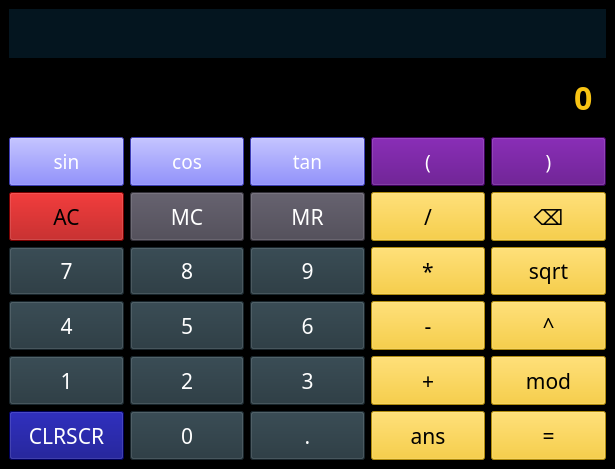
<?xml version="1.0" encoding="UTF-8"?>
<ui version="4.0">
 <class>Calculator</class>
 <widget class="QMainWindow" name="Calculator">
  <property name="geometry">
   <rect>
    <x>0</x>
    <y>0</y>
    <width>615</width>
    <height>469</height>
   </rect>
  </property>
  <property name="windowTitle">
   <string>Calculator</string>
  </property>
  <property name="styleSheet">
   <string notr="true"/>
  </property>
  <widget class="QWidget" name="centralwidget">
   <property name="styleSheet">
    <string notr="true">QWidget {
	background: #000000
}</string>
   </property>
   <layout class="QGridLayout" name="gridLayout">
    <item row="7" column="1">
     <widget class="QPushButton" name="digBtn5">
      <property name="sizePolicy">
       <sizepolicy hsizetype="Preferred" vsizetype="Preferred">
        <horstretch>0</horstretch>
        <verstretch>0</verstretch>
       </sizepolicy>
      </property>
      <property name="font">
       <font>
        <family>Raleway Medium</family>
        <pointsize>16</pointsize>
        <weight>50</weight>
        <bold>false</bold>
       </font>
      </property>
      <property name="styleSheet">
       <string notr="true">QPushButton {
	background-color: #22333B;
	color: #ffffff;
	padding: 5px;
}</string>
      </property>
      <property name="text">
       <string>5</string>
      </property>
     </widget>
    </item>
    <item row="5" column="1">
     <widget class="QPushButton" name="mcBtn">
      <property name="sizePolicy">
       <sizepolicy hsizetype="Preferred" vsizetype="Preferred">
        <horstretch>0</horstretch>
        <verstretch>0</verstretch>
       </sizepolicy>
      </property>
      <property name="font">
       <font>
        <family>Raleway Medium</family>
        <pointsize>16</pointsize>
        <weight>50</weight>
        <bold>false</bold>
       </font>
      </property>
      <property name="styleSheet">
       <string notr="true">QPushButton {
	background-color: #474350;
	color: #ffffff;
	padding: 5px;
}</string>
      </property>
      <property name="text">
       <string>MC</string>
      </property>
     </widget>
    </item>
    <item row="3" column="1">
     <widget class="QPushButton" name="cosBtn">
      <property name="sizePolicy">
       <sizepolicy hsizetype="Preferred" vsizetype="Preferred">
        <horstretch>0</horstretch>
        <verstretch>0</verstretch>
       </sizepolicy>
      </property>
      <property name="font">
       <font>
        <family>Raleway Medium</family>
        <pointsize>14</pointsize>
       </font>
      </property>
      <property name="styleSheet">
       <string notr="true">QPushButton {
	background: rgb(85, 85, 255);
	color: #ffffff;
}</string>
      </property>
      <property name="text">
       <string>cos</string>
      </property>
     </widget>
    </item>
    <item row="8" column="2">
     <widget class="QPushButton" name="digBtn3">
      <property name="sizePolicy">
       <sizepolicy hsizetype="Preferred" vsizetype="Preferred">
        <horstretch>0</horstretch>
        <verstretch>0</verstretch>
       </sizepolicy>
      </property>
      <property name="font">
       <font>
        <family>Raleway Medium</family>
        <pointsize>16</pointsize>
        <weight>50</weight>
        <bold>false</bold>
       </font>
      </property>
      <property name="styleSheet">
       <string notr="true">QPushButton {
	background-color: #22333B;
	color: #ffffff;
	padding: 5px;
}</string>
      </property>
      <property name="text">
       <string>3</string>
      </property>
     </widget>
    </item>
    <item row="3" column="4">
     <widget class="QPushButton" name="closeBrBtn">
      <property name="sizePolicy">
       <sizepolicy hsizetype="Preferred" vsizetype="Preferred">
        <horstretch>0</horstretch>
        <verstretch>0</verstretch>
       </sizepolicy>
      </property>
      <property name="font">
       <font>
        <family>Raleway Medium</family>
        <pointsize>14</pointsize>
       </font>
      </property>
      <property name="styleSheet">
       <string notr="true">QPushButton {
	background: rgb(85, 0, 127);
	color: #ffffff;
}</string>
      </property>
      <property name="text">
       <string>)</string>
      </property>
     </widget>
    </item>
    <item row="6" column="4">
     <widget class="QPushButton" name="sqrtBtn">
      <property name="sizePolicy">
       <sizepolicy hsizetype="Preferred" vsizetype="Preferred">
        <horstretch>0</horstretch>
        <verstretch>0</verstretch>
       </sizepolicy>
      </property>
      <property name="font">
       <font>
        <family>Raleway Medium</family>
        <pointsize>16</pointsize>
        <weight>50</weight>
        <bold>false</bold>
       </font>
      </property>
      <property name="styleSheet">
       <string notr="true">QPushButton {
	background-color: #f8c414;
	color: #000000;
	padding: 5px;
}</string>
      </property>
      <property name="text">
       <string>sqrt</string>
      </property>
     </widget>
    </item>
    <item row="3" column="2">
     <widget class="QPushButton" name="tanBtn">
      <property name="sizePolicy">
       <sizepolicy hsizetype="Preferred" vsizetype="Preferred">
        <horstretch>0</horstretch>
        <verstretch>0</verstretch>
       </sizepolicy>
      </property>
      <property name="font">
       <font>
        <family>Raleway Medium</family>
        <pointsize>14</pointsize>
       </font>
      </property>
      <property name="styleSheet">
       <string notr="true">QPushButton {
	background: rgb(85, 85, 255);
	color: #ffffff;
}</string>
      </property>
      <property name="text">
       <string>tan</string>
      </property>
     </widget>
    </item>
    <item row="9" column="3">
     <widget class="QPushButton" name="ansBtn">
      <property name="sizePolicy">
       <sizepolicy hsizetype="Preferred" vsizetype="Preferred">
        <horstretch>0</horstretch>
        <verstretch>0</verstretch>
       </sizepolicy>
      </property>
      <property name="font">
       <font>
        <family>Raleway Medium</family>
        <pointsize>16</pointsize>
        <weight>50</weight>
        <bold>false</bold>
       </font>
      </property>
      <property name="styleSheet">
       <string notr="true">QPushButton {
	background-color: #f8c414;
	color: #000000;
	padding: 5px;
}</string>
      </property>
      <property name="text">
       <string>ans</string>
      </property>
     </widget>
    </item>
    <item row="9" column="1">
     <widget class="QPushButton" name="digBtn0">
      <property name="sizePolicy">
       <sizepolicy hsizetype="Preferred" vsizetype="Preferred">
        <horstretch>0</horstretch>
        <verstretch>0</verstretch>
       </sizepolicy>
      </property>
      <property name="font">
       <font>
        <family>Raleway Medium</family>
        <pointsize>16</pointsize>
        <weight>50</weight>
        <bold>false</bold>
       </font>
      </property>
      <property name="styleSheet">
       <string notr="true">QPushButton {
	background-color: #22333B;
	color: #ffffff;
	padding: 5px;
}</string>
      </property>
      <property name="text">
       <string>0</string>
      </property>
     </widget>
    </item>
    <item row="7" column="0">
     <widget class="QPushButton" name="digBtn4">
      <property name="sizePolicy">
       <sizepolicy hsizetype="Preferred" vsizetype="Preferred">
        <horstretch>0</horstretch>
        <verstretch>0</verstretch>
       </sizepolicy>
      </property>
      <property name="font">
       <font>
        <family>Raleway Medium</family>
        <pointsize>16</pointsize>
        <weight>50</weight>
        <bold>false</bold>
       </font>
      </property>
      <property name="styleSheet">
       <string notr="true">QPushButton {
	background-color: #22333B;
	color: #ffffff;
	padding: 5px;
}</string>
      </property>
      <property name="text">
       <string>4</string>
      </property>
     </widget>
    </item>
    <item row="5" column="3">
     <widget class="QPushButton" name="divBtn">
      <property name="sizePolicy">
       <sizepolicy hsizetype="Preferred" vsizetype="Preferred">
        <horstretch>0</horstretch>
        <verstretch>0</verstretch>
       </sizepolicy>
      </property>
      <property name="font">
       <font>
        <family>Raleway Medium</family>
        <pointsize>16</pointsize>
        <weight>50</weight>
        <bold>false</bold>
       </font>
      </property>
      <property name="styleSheet">
       <string notr="true">QPushButton {
	background-color: #f8c414;
	color: #000000;
	padding: 5px;
}</string>
      </property>
      <property name="text">
       <string>/</string>
      </property>
     </widget>
    </item>
    <item row="5" column="2">
     <widget class="QPushButton" name="mrBtn">
      <property name="sizePolicy">
       <sizepolicy hsizetype="Preferred" vsizetype="Preferred">
        <horstretch>0</horstretch>
        <verstretch>0</verstretch>
       </sizepolicy>
      </property>
      <property name="font">
       <font>
        <family>Raleway Medium</family>
        <pointsize>16</pointsize>
        <weight>50</weight>
        <bold>false</bold>
       </font>
      </property>
      <property name="styleSheet">
       <string notr="true">QPushButton {
	background-color: #474350;
	color: #ffffff;
	padding: 5px;
}</string>
      </property>
      <property name="text">
       <string>MR</string>
      </property>
     </widget>
    </item>
    <item row="5" column="4">
     <widget class="QPushButton" name="delBtn">
      <property name="sizePolicy">
       <sizepolicy hsizetype="Preferred" vsizetype="Preferred">
        <horstretch>0</horstretch>
        <verstretch>0</verstretch>
       </sizepolicy>
      </property>
      <property name="font">
       <font>
        <family>Raleway Medium</family>
        <pointsize>16</pointsize>
        <weight>50</weight>
        <bold>false</bold>
       </font>
      </property>
      <property name="styleSheet">
       <string notr="true">QPushButton {
	background-color: #f8c414;
	color: #000000;
	padding: 5px;
}</string>
      </property>
      <property name="text">
       <string>⌫</string>
      </property>
     </widget>
    </item>
    <item row="8" column="4">
     <widget class="QPushButton" name="modBtn">
      <property name="sizePolicy">
       <sizepolicy hsizetype="Preferred" vsizetype="Preferred">
        <horstretch>0</horstretch>
        <verstretch>0</verstretch>
       </sizepolicy>
      </property>
      <property name="font">
       <font>
        <family>Raleway Medium</family>
        <pointsize>16</pointsize>
        <weight>50</weight>
        <bold>false</bold>
       </font>
      </property>
      <property name="styleSheet">
       <string notr="true">QPushButton {
	background-color: #f8c414;
	color: #000000;
	padding: 5px;
}</string>
      </property>
      <property name="text">
       <string>mod</string>
      </property>
     </widget>
    </item>
    <item row="8" column="0">
     <widget class="QPushButton" name="digBtn1">
      <property name="sizePolicy">
       <sizepolicy hsizetype="Preferred" vsizetype="Preferred">
        <horstretch>0</horstretch>
        <verstretch>0</verstretch>
       </sizepolicy>
      </property>
      <property name="font">
       <font>
        <family>Raleway Medium</family>
        <pointsize>16</pointsize>
        <weight>50</weight>
        <bold>false</bold>
       </font>
      </property>
      <property name="styleSheet">
       <string notr="true">QPushButton {
	background-color: #22333B;
	color: #ffffff;
	padding: 5px;
}</string>
      </property>
      <property name="text">
       <string>1</string>
      </property>
     </widget>
    </item>
    <item row="7" column="4">
     <widget class="QPushButton" name="powBtn">
      <property name="sizePolicy">
       <sizepolicy hsizetype="Preferred" vsizetype="Preferred">
        <horstretch>0</horstretch>
        <verstretch>0</verstretch>
       </sizepolicy>
      </property>
      <property name="font">
       <font>
        <family>Raleway Medium</family>
        <pointsize>16</pointsize>
        <weight>50</weight>
        <bold>false</bold>
       </font>
      </property>
      <property name="styleSheet">
       <string notr="true">QPushButton {
	background-color: #f8c414;
	color: #000000;
	padding: 5px;
}</string>
      </property>
      <property name="text">
       <string>^</string>
      </property>
     </widget>
    </item>
    <item row="7" column="2">
     <widget class="QPushButton" name="digBtn6">
      <property name="sizePolicy">
       <sizepolicy hsizetype="Preferred" vsizetype="Preferred">
        <horstretch>0</horstretch>
        <verstretch>0</verstretch>
       </sizepolicy>
      </property>
      <property name="font">
       <font>
        <family>Raleway Medium</family>
        <pointsize>16</pointsize>
        <weight>50</weight>
        <bold>false</bold>
       </font>
      </property>
      <property name="styleSheet">
       <string notr="true">QPushButton {
	background-color: #22333B;
	color: #ffffff;
	padding: 5px;
}</string>
      </property>
      <property name="text">
       <string>6</string>
      </property>
     </widget>
    </item>
    <item row="0" column="0" colspan="5">
     <widget class="QLineEdit" name="errorLog">
      <property name="sizePolicy">
       <sizepolicy hsizetype="Preferred" vsizetype="Fixed">
        <horstretch>0</horstretch>
        <verstretch>0</verstretch>
       </sizepolicy>
      </property>
      <property name="font">
       <font>
        <family>Raleway SemiBold</family>
        <pointsize>14</pointsize>
       </font>
      </property>
      <property name="styleSheet">
       <string notr="true">QLineEdit {
	background: #04151F;
	color: #f8c414;
	border: transparent;
	padding: 10px;
}</string>
      </property>
      <property name="alignment">
       <set>Qt::AlignRight|Qt::AlignTrailing|Qt::AlignVCenter</set>
      </property>
      <property name="readOnly">
       <bool>true</bool>
      </property>
     </widget>
    </item>
    <item row="9" column="4">
     <widget class="QPushButton" name="evalBtn">
      <property name="sizePolicy">
       <sizepolicy hsizetype="Preferred" vsizetype="Preferred">
        <horstretch>0</horstretch>
        <verstretch>0</verstretch>
       </sizepolicy>
      </property>
      <property name="font">
       <font>
        <family>Raleway Medium</family>
        <pointsize>16</pointsize>
        <weight>50</weight>
        <bold>false</bold>
       </font>
      </property>
      <property name="styleSheet">
       <string notr="true">QPushButton {
	background-color: #f8c414;
	color: #000000;
	padding: 5px;
}</string>
      </property>
      <property name="text">
       <string>=</string>
      </property>
     </widget>
    </item>
    <item row="6" column="1">
     <widget class="QPushButton" name="digBtn8">
      <property name="sizePolicy">
       <sizepolicy hsizetype="Preferred" vsizetype="Preferred">
        <horstretch>0</horstretch>
        <verstretch>0</verstretch>
       </sizepolicy>
      </property>
      <property name="font">
       <font>
        <family>Raleway Medium</family>
        <pointsize>16</pointsize>
        <weight>50</weight>
        <bold>false</bold>
       </font>
      </property>
      <property name="styleSheet">
       <string notr="true">QPushButton {
	background-color: #22333B;
	color: #ffffff;
	padding: 5px;
}</string>
      </property>
      <property name="text">
       <string>8</string>
      </property>
     </widget>
    </item>
    <item row="3" column="0">
     <widget class="QPushButton" name="sinBtn">
      <property name="sizePolicy">
       <sizepolicy hsizetype="Preferred" vsizetype="Preferred">
        <horstretch>0</horstretch>
        <verstretch>0</verstretch>
       </sizepolicy>
      </property>
      <property name="font">
       <font>
        <family>Raleway Medium</family>
        <pointsize>14</pointsize>
       </font>
      </property>
      <property name="styleSheet">
       <string notr="true">QPushButton {
	background: rgb(85, 85, 255);
	color: #ffffff;
}</string>
      </property>
      <property name="text">
       <string>sin</string>
      </property>
     </widget>
    </item>
    <item row="8" column="3">
     <widget class="QPushButton" name="addBtn">
      <property name="sizePolicy">
       <sizepolicy hsizetype="Preferred" vsizetype="Preferred">
        <horstretch>0</horstretch>
        <verstretch>0</verstretch>
       </sizepolicy>
      </property>
      <property name="font">
       <font>
        <family>Raleway Medium</family>
        <pointsize>16</pointsize>
        <weight>50</weight>
        <bold>false</bold>
       </font>
      </property>
      <property name="styleSheet">
       <string notr="true">QPushButton {
	background-color: #f8c414;
	color: #000000;
	padding: 5px;
}</string>
      </property>
      <property name="text">
       <string>+</string>
      </property>
     </widget>
    </item>
    <item row="9" column="2">
     <widget class="QPushButton" name="decimalBtn">
      <property name="sizePolicy">
       <sizepolicy hsizetype="Preferred" vsizetype="Preferred">
        <horstretch>0</horstretch>
        <verstretch>0</verstretch>
       </sizepolicy>
      </property>
      <property name="font">
       <font>
        <family>Raleway Medium</family>
        <pointsize>16</pointsize>
        <weight>50</weight>
        <bold>false</bold>
       </font>
      </property>
      <property name="styleSheet">
       <string notr="true">QPushButton {
	background-color: #22333B;
	color: #ffffff;
	padding: 5px;
}</string>
      </property>
      <property name="text">
       <string>.</string>
      </property>
     </widget>
    </item>
    <item row="7" column="3">
     <widget class="QPushButton" name="substractBtn">
      <property name="sizePolicy">
       <sizepolicy hsizetype="Preferred" vsizetype="Preferred">
        <horstretch>0</horstretch>
        <verstretch>0</verstretch>
       </sizepolicy>
      </property>
      <property name="font">
       <font>
        <family>Raleway Medium</family>
        <pointsize>16</pointsize>
        <weight>50</weight>
        <bold>false</bold>
       </font>
      </property>
      <property name="styleSheet">
       <string notr="true">QPushButton {
	background-color: #f8c414;
	color: #000000;
	padding: 5px;
}</string>
      </property>
      <property name="text">
       <string>-</string>
      </property>
     </widget>
    </item>
    <item row="6" column="3">
     <widget class="QPushButton" name="mulBtn">
      <property name="sizePolicy">
       <sizepolicy hsizetype="Preferred" vsizetype="Preferred">
        <horstretch>0</horstretch>
        <verstretch>0</verstretch>
       </sizepolicy>
      </property>
      <property name="font">
       <font>
        <family>Raleway Medium</family>
        <pointsize>16</pointsize>
        <weight>50</weight>
        <bold>false</bold>
       </font>
      </property>
      <property name="styleSheet">
       <string notr="true">QPushButton {
	background-color: #f8c414;
	color: #000000;
	padding: 5px;
}</string>
      </property>
      <property name="text">
       <string>*</string>
      </property>
     </widget>
    </item>
    <item row="3" column="3">
     <widget class="QPushButton" name="openBrBtn">
      <property name="sizePolicy">
       <sizepolicy hsizetype="Preferred" vsizetype="Preferred">
        <horstretch>0</horstretch>
        <verstretch>0</verstretch>
       </sizepolicy>
      </property>
      <property name="font">
       <font>
        <family>Raleway Medium</family>
        <pointsize>14</pointsize>
       </font>
      </property>
      <property name="styleSheet">
       <string notr="true">QPushButton {
	background: rgb(85, 0, 127);
	color: #ffffff;
}</string>
      </property>
      <property name="text">
       <string>(</string>
      </property>
     </widget>
    </item>
    <item row="6" column="0">
     <widget class="QPushButton" name="digBtn7">
      <property name="sizePolicy">
       <sizepolicy hsizetype="Preferred" vsizetype="Preferred">
        <horstretch>0</horstretch>
        <verstretch>0</verstretch>
       </sizepolicy>
      </property>
      <property name="font">
       <font>
        <family>Raleway Medium</family>
        <pointsize>16</pointsize>
        <weight>50</weight>
        <bold>false</bold>
       </font>
      </property>
      <property name="styleSheet">
       <string notr="true">QPushButton {
	background-color: #22333B;
	color: #ffffff;
	padding: 5px;
}</string>
      </property>
      <property name="text">
       <string>7</string>
      </property>
     </widget>
    </item>
    <item row="2" column="0" colspan="5">
     <widget class="QLineEdit" name="display">
      <property name="sizePolicy">
       <sizepolicy hsizetype="Preferred" vsizetype="Preferred">
        <horstretch>0</horstretch>
        <verstretch>0</verstretch>
       </sizepolicy>
      </property>
      <property name="font">
       <font>
        <family>Raleway Medium</family>
        <pointsize>24</pointsize>
        <weight>75</weight>
        <bold>true</bold>
       </font>
      </property>
      <property name="styleSheet">
       <string notr="true">QLineEdit {
	color: #f8c414;
	padding: 10px;
	border: transparent;
}</string>
      </property>
      <property name="text">
       <string>0</string>
      </property>
      <property name="alignment">
       <set>Qt::AlignRight|Qt::AlignTrailing|Qt::AlignVCenter</set>
      </property>
      <property name="readOnly">
       <bool>true</bool>
      </property>
     </widget>
    </item>
    <item row="8" column="1">
     <widget class="QPushButton" name="digBtn2">
      <property name="sizePolicy">
       <sizepolicy hsizetype="Preferred" vsizetype="Preferred">
        <horstretch>0</horstretch>
        <verstretch>0</verstretch>
       </sizepolicy>
      </property>
      <property name="font">
       <font>
        <family>Raleway Medium</family>
        <pointsize>16</pointsize>
        <weight>50</weight>
        <bold>false</bold>
       </font>
      </property>
      <property name="styleSheet">
       <string notr="true">QPushButton {
	background-color: #22333B;
	color: #ffffff;
	padding: 5px;
}</string>
      </property>
      <property name="text">
       <string>2</string>
      </property>
     </widget>
    </item>
    <item row="6" column="2">
     <widget class="QPushButton" name="digBtn9">
      <property name="sizePolicy">
       <sizepolicy hsizetype="Preferred" vsizetype="Preferred">
        <horstretch>0</horstretch>
        <verstretch>0</verstretch>
       </sizepolicy>
      </property>
      <property name="font">
       <font>
        <family>Raleway Medium</family>
        <pointsize>16</pointsize>
        <weight>50</weight>
        <bold>false</bold>
       </font>
      </property>
      <property name="styleSheet">
       <string notr="true">QPushButton {
	background-color: #22333B;
	color: #ffffff;
	padding: 5px;
}</string>
      </property>
      <property name="text">
       <string>9</string>
      </property>
     </widget>
    </item>
    <item row="9" column="0">
     <widget class="QPushButton" name="clrscrBtn">
      <property name="sizePolicy">
       <sizepolicy hsizetype="Preferred" vsizetype="Preferred">
        <horstretch>0</horstretch>
        <verstretch>0</verstretch>
       </sizepolicy>
      </property>
      <property name="font">
       <font>
        <family>Raleway Medium</family>
        <pointsize>16</pointsize>
        <weight>50</weight>
        <bold>false</bold>
       </font>
      </property>
      <property name="styleSheet">
       <string notr="true">QPushButton {
	background-color: rgb(0, 0, 127);
	color: #ffffff;
	padding: 5px;
}</string>
      </property>
      <property name="text">
       <string>CLRSCR</string>
      </property>
     </widget>
    </item>
    <item row="5" column="0">
     <widget class="QPushButton" name="clearBtn">
      <property name="sizePolicy">
       <sizepolicy hsizetype="Preferred" vsizetype="Preferred">
        <horstretch>0</horstretch>
        <verstretch>0</verstretch>
       </sizepolicy>
      </property>
      <property name="font">
       <font>
        <family>Raleway Medium</family>
        <pointsize>16</pointsize>
        <weight>50</weight>
        <bold>false</bold>
       </font>
      </property>
      <property name="styleSheet">
       <string notr="true">QPushButton {
	background-color: #AA0000;
	color: #000000;
	padding: 5px;
}</string>
      </property>
      <property name="text">
       <string>AC</string>
      </property>
     </widget>
    </item>
   </layout>
  </widget>
 </widget>
 <resources/>
 <connections/>
</ui>
